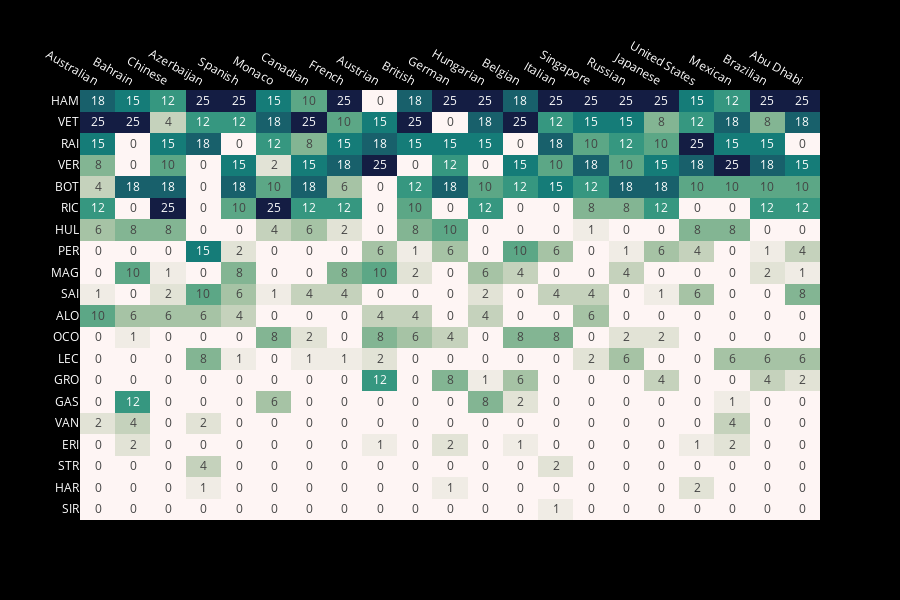

The code cell stored with this chart in its notebook:
### Markdown cell above
### Driver's championship

### Code cell
plot_standings_chart(df_drivers)

### Figure 1 — Plotly figure (JSON) as saved in the notebook; plotly's stock layout.template omitted (floating-point values rounded to 4 significant figures; data arrays with more than 128 entries replaced by an {"elided": "..."} marker saying what was removed)
{"data": [{"coloraxis": "coloraxis", "hovertemplate": "Race: %{x}<br>driverCode: %{y}<br>Points: %{z}<extra></extra>", "name": "0", "texttemplate": "%{z}", "type": "heatmap", "x": ["Australian", "Bahrain", "Chinese", "Azerbaijan", "Spanish", "Monaco", "Canadian", "French", "Austrian", "British", "German", "Hungarian", "Belgian", "Italian", "Singapore", "Russian", "Japanese", "United States", "Mexican", "Brazilian", "Abu Dhabi"], "xaxis": "x", "y": ["HAM", "VET", "RAI", "VER", "BOT", "RIC", "HUL", "PER", "MAG", "SAI", "ALO", "OCO", "LEC", "GRO", "GAS", "VAN", "ERI", "STR", "HAR", "SIR"], "yaxis": "y", "z": {"elided": "20x21 int values"}}], "layout": {"coloraxis": {"colorbar": {"title": {"text": "Points"}}, "colorscale": [[0, "rgb(254, 245, 244)"], [0.09091, "rgb(222, 224, 210)"], [0.1818, "rgb(189, 206, 181)"], [0.2727, "rgb(153, 189, 156)"], [0.3636, "rgb(110, 173, 138)"], [0.4545, "rgb(65, 157, 129)"], [0.5455, "rgb(25, 137, 125)"], [0.6364, "rgb(18, 116, 117)"], [0.7273, "rgb(25, 94, 106)"], [0.8182, "rgb(28, 72, 93)"], [0.9091, "rgb(25, 51, 80)"], [1, "rgb(20, 29, 67)"]], "showscale": false}, "font": {"color": "white"}, "height": 600, "margin": {"t": 60}, "paper_bgcolor": "black", "plot_bgcolor": "black", "xaxis": {"anchor": "y", "domain": [0, 1], "showgrid": false, "showline": false, "side": "top", "title": {"text": ""}}, "yaxis": {"anchor": "x", "autorange": "reversed", "domain": [0, 1], "gridcolor": "LightGrey", "gridwidth": 1, "showgrid": true, "showline": false, "tickmode": "linear", "tickson": "boundaries", "title": {"text": ""}}}}
